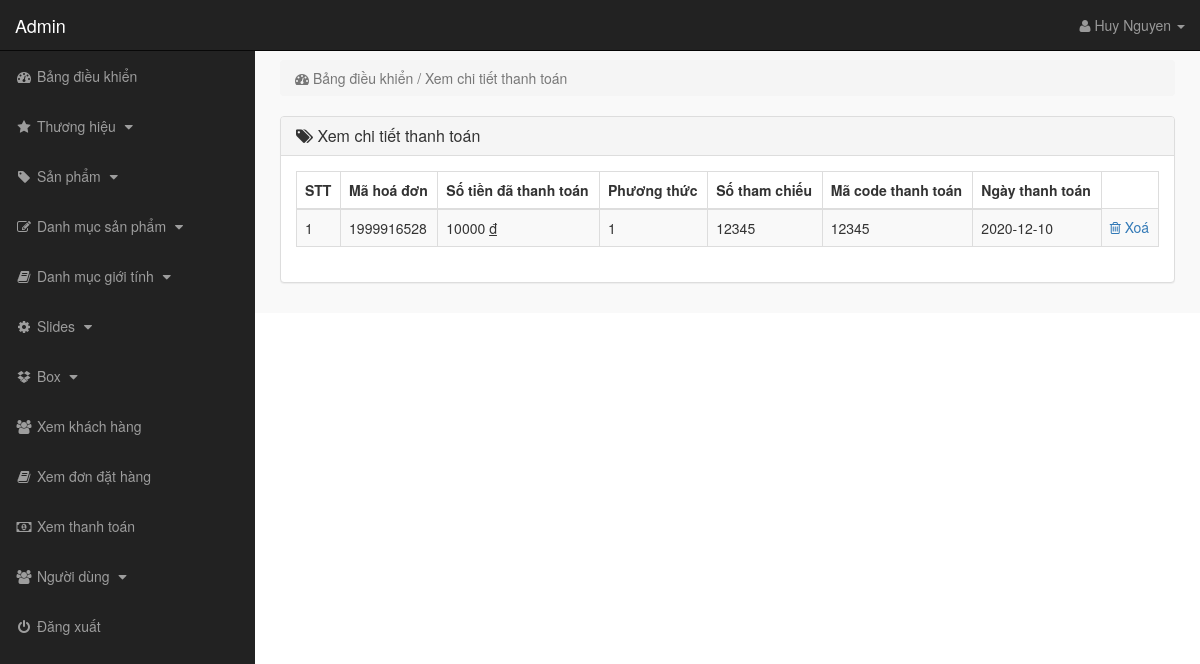
The page /admin_area/index.php?view_payments (signed in) on the database its author committed.
### tables this page shows
CREATE TABLE `payments` (
  `payment_id` int(10) NOT NULL,
  `invoice_no` int(10) NOT NULL,
  `amount` int(10) NOT NULL,
  `payment_mode` text NOT NULL,
  `ref_no` int(10) NOT NULL,
  `code` int(10) NOT NULL,
  `payment_date` text NOT NULL
);

### admin_area/view_payments.php (the view)
<?php
if (!isset($_SESSION['admin_email'])) {
    echo "<script>window.open('login.php','_self')</script>";
} else {
?>
<div class="row">
    <div class="col-lg-12">
        <ol class="breadcrumb">
            <li class="active">
                <i class="fa fa-dashboard"></i> Bảng điều khiển / Xem chi tiết thanh toán
            </li>
        </ol>
    </div>
</div>
<div class="row">
    <div class="col-lg-12">
        <div class="panel panel-default">
            <div class="panel-heading">
                <h3 class="panel-title">
                    <i class="fa fa-tags"></i> Xem chi tiết thanh toán
                </h3>
            </div>
            <div class="panel-body">
                <div class="table-responsive">
                    <table class="table table-striped table-bordered table-hover">
                        <thead>
                            <tr>
                                <th> STT </th>
                                <th> Mã hoá đơn </th>
                                <th> Số tiền đã thanh toán </th>
                                <th> Phương thức </th>
                                <th> Số tham chiếu </th>
                                <th> Mã code thanh toán </th>
                                <th> Ngày thanh toán </th>
                            </tr>
                        </thead>
                        <tbody>
                            <?php
                                $i = 0;
                                $get_payments = "select * from payments";
                                $run_payments = mysqli_query($conn, $get_payments);
                                while ($row_payments = mysqli_fetch_array($run_payments)) {
                                    $payment_id = $row_payments['payment_id'];
                                    $invoice_no = $row_payments['invoice_no'];
                                    $amount = $row_payments['amount'];
                                    $payment_mode = $row_payments['payment_mode'];
                                    $ref_no = $row_payments['ref_no'];
                                    $code = $row_payments['code'];
                                    $payment_date = $row_payments['payment_date'];
                                    $i++;
                                ?>
                            <tr>
                                <td> <?php echo $i; ?> </td>
                                <td> <?php echo $invoice_no; ?> </td>
                                <td> <?php echo $amount; ?> <u>đ</u></td>
                                <td> <?php echo $payment_mode; ?> </td>
                                <td> <?php echo $ref_no; ?></td>
                                <td> <?php echo $code; ?> </td>
                                <td> <?php echo $payment_date; ?> </td>
                                <td>
                                    <a href="index.php?delete_payment=<?php echo $payment_id; ?>">
                                        <i class="fa fa-trash-o"></i> Xoá
                                    </a>
                                </td>
                            </tr>
                            <?php } ?>
                        </tbody>
                    </table>
                </div>
            </div>
        </div>
    </div>
</div>
<?php } ?>

### admin_area/includes/sidebar.php (shortened to what this page needs)
<?php
if (!isset($_SESSION['admin_email'])) {
    echo "<script>window.open('login.php','_self')</script>";
} else {
?>
<nav class="navbar navbar-inverse navbar-fixed-top">
    <div class="navbar-header">
        <a href="index.php?dashboard" class="navbar-brand">Admin</a>
    </div>
    <ul class="nav navbar-right top-nav">
        <li class="dropdown">
            <a href="#" class="dropdown-toggle" data-toggle="dropdown">
                <i class="fa fa-user"></i> <?php echo $admin_name; ?> <b class="caret"></b>
            </a>
        </li>
    </ul>
    <div class="collapse navbar-collapse navbar-ex1-collapse">
        <ul class="nav navbar-nav side-nav">
            <li>
                <a href="index.php?dashboard">
                    <i class="fa fa-fw fa-dashboard"></i> Bảng điều khiển
                </a>
            </li>
            <li>
                <a href="#" data-toggle="collapse" data-target="#manufacturers">
                    <i class="fa fa-fw fa-star"></i> Thương hiệu
                    <i class="fa fa-fw fa-caret-down"></i>
                </a>
            </li>
            <li>
                <a href="#" data-toggle="collapse" data-target="#products">
                    <i class="fa fa-fw fa-tag"></i> Sản phẩm
                    <i class="fa fa-fw fa-caret-down"></i>
                </a>
            </li>
            <li>
                <a href="#" data-toggle="collapse" data-target="#p_cat">
                    <i class="fa fa-fw fa-edit"></i> Danh mục sản phẩm
                    <i class="fa fa-fw fa-caret-down"></i>
                </a>
            </li>
            <li>
                <a href="#" data-toggle="collapse" data-target="#cat">
                    <i class="fa fa-fw fa-book"></i> Danh mục giới tính
                    <i class="fa fa-fw fa-caret-down"></i>
                </a>
            </li>
            <li>
                <a href="#" data-toggle="collapse" data-target="#slides">
                    <i class="fa fa-fw fa-gear"></i> Slides
                    <i class="fa fa-fw fa-caret-down"></i>
                </a>
            </li>
            <li>
                <a href="#" data-toggle="collapse" data-target="#boxes">
                    <i class="fa fa-fw fa-dropbox"></i> Box
                    <i class="fa fa-fw fa-caret-down"></i>
                </a>
            </li>
            <li>
                <a href="index.php?view_customers">
                    <i class="fa fa-fw fa-users"></i> Xem khách hàng
                </a>
            </li>
            <li>
                <a href="index.php?view_orders">
                    <i class="fa fa-fw fa-book"></i> Xem đơn đặt hàng
                </a>
            </li>
            <li>
                <a href="index.php?view_payments">
                    <i class="fa fa-fw fa-money"></i> Xem thanh toán
                </a>
            </li>
            <li>
                <a href="#" data-toggle="collapse" data-target="#users">
                    <i class="fa fa-fw fa-users"></i> Người dùng
                    <i class="fa fa-fw fa-caret-down"></i>
                </a>
            </li>
            <li>
                <a href="logout.php">
                    <i class="fa fa-fw fa-power-off"></i> Đăng xuất
                </a>
            </li>
        </ul>
    </div>
</nav>
<?php } ?>

### admin_area/css/style.css (style rules this page uses)
body { margin-top: 100px; }
@media (min-width: 768px) { body { margin-top: 50px; } }
.top-nav { padding: 0 15px; }
.top-nav>li { display: inline-block; }
.top-nav>li>a { color: #999999; line-height: 20px; padding-top: 15px; padding-bottom: 15px; }
@media (min-width: 768px) { .side-nav { position: fixed; top: 51px; bottom: 0; width: 255px; overflow-y: auto; overflow-x: hidden; background-color: #222222; padding-bottom: 40px; border-radius: 0; } }
@media (min-width: 768px) { .side-nav>li>a { width: 255px; } }
.panel-body { border-radius: 5px; }

### rows shown on the page
payments: invoice_no "1999916528", amount "10000", payment_mode "1", ref_no "12345", code "12345", payment_date "2020-12-10"

### other values the page prints
$admin_name "Huy Nguyen"
